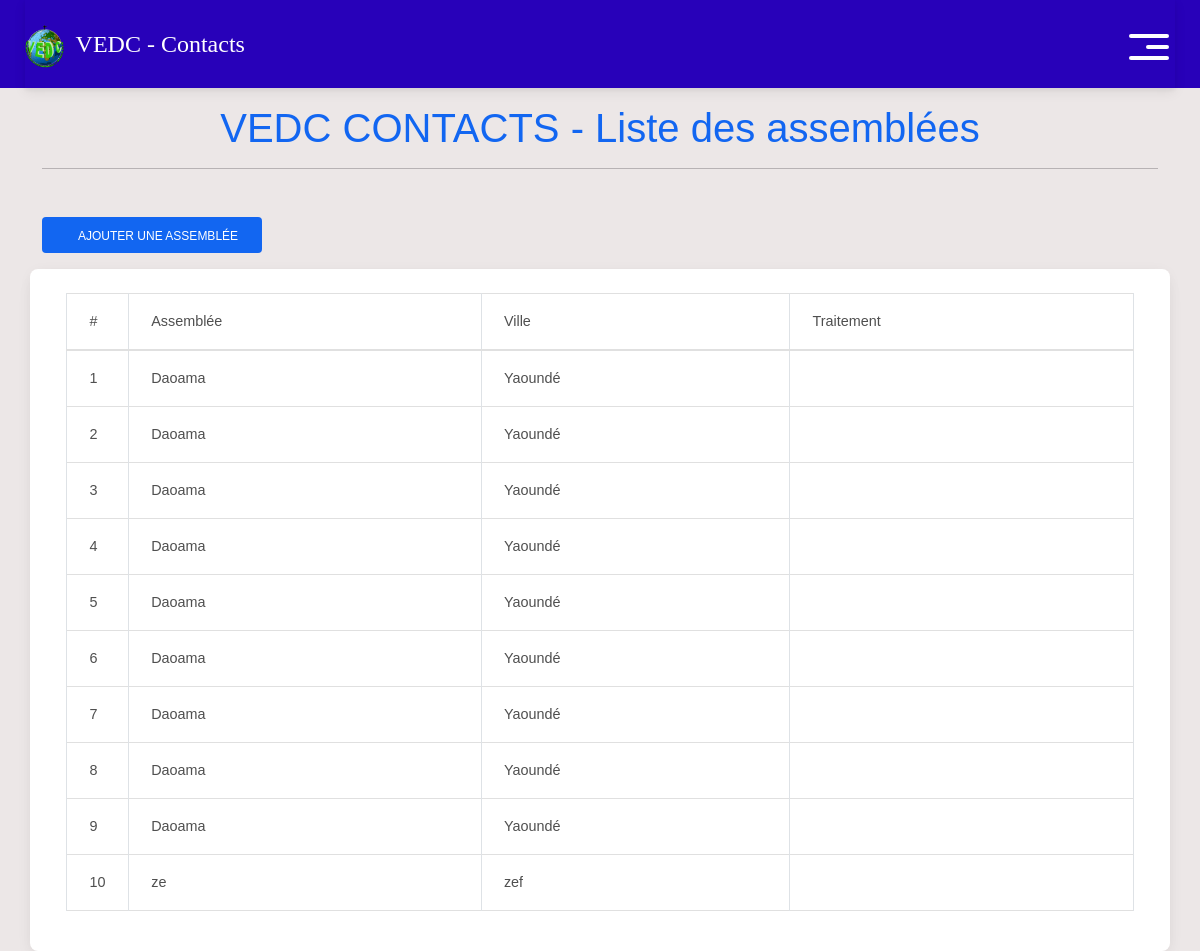
Before: /gestion_des_assemblee/ (signed in) with the older database file.
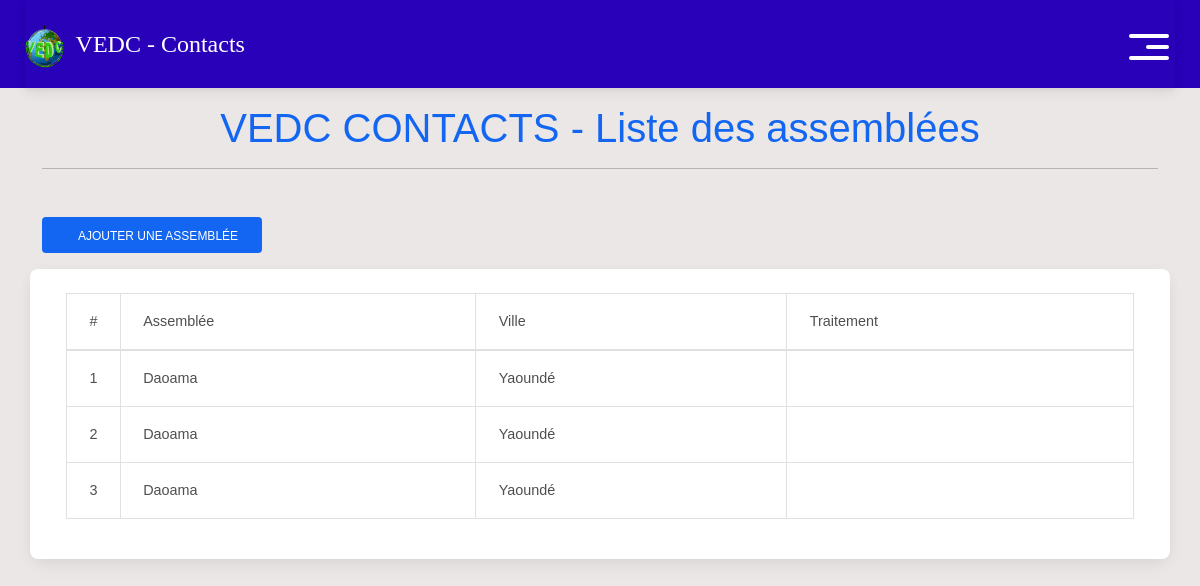
After: the same page with the newer database file.
### main/models.py (models this page shows, shortened)
class Assemblee(models.Model):
    SRVT = 'Serviteur'
    PAST = 'Pasteur'
    DPT = 'Délégué Pastoral'
    DIACRE = 'Diacre'
    ENCADREUR_CHOICE = [
        (SRVT, 'Serviteur'),
        (PAST, 'Pasteur'),
        (DPT, 'Délégué Pastoral'),
        (DIACRE, 'Diacre'),
    ]
    Nom_assemblee = models.CharField(max_length=80)
    Encadreur = models.ForeignKey(User, related_name = 'Encandreur', on_delete=models.SET_NULL, blank = True, null =True)
    Type_encadreur = models.CharField(choices = ENCADREUR_CHOICE, max_length=50, default = SRVT)
    coordonnees_localisation = models.TextField(null = True, blank = True)
    pays = models.CharField( max_length=8)
    ville = models.CharField( max_length=50)
    Quartier = models.CharField(max_length=50, null = True, blank = True)
    CONTINENT_CHOICES = (
        ('Amérique','Amérique'),
        ('Afrique','Afrique'),
        ('Europe','Europe'),
        ('Asie','Asie'),
    )
    Continent = models.CharField (max_length=50, default = 'Afrique', choices = CONTINENT_CHOICES )
    Latitude = models.FloatField(null = True, blank = True)
    Longitude = models.FloatField(null = True,blank = True)
    link = ''

### main/views.py (the view)
# urls.py: path("gestion_des_assemblee/", views.gestion_des_assemblee, name="gestion_des_assemblee"),
@login_required
@is_admin_required
def gestion_des_assemblee(request):
    context = {}
    assemblee = Assemblee.objects.all()
    context['assemblee'] = assemblee
    return render(request, 'gestion_assemblée.html', context)

### templates/gestion_assemblée.html (shortened to what this page needs)
{% extends 'base.html' %}
{% block content %}
<div class="container">
    <div class="row">
        <div class="col-12 my-3">
            <h1 class="text-center text-primary"> VEDC CONTACTS - Liste des assemblées</h1>
            <hr>
        </div>
    </div>
    <div class="row">
        <div class="">
            <a href="{% url 'assemnble_add' %}" class="btn btn-primary  my-3"> <i class="fa fa-plus-circle" aria-hidden="true"></i> Ajouter une assemblée</a>
        </div>
    </div>
    <div class="row">
        <div class="table-responsive card">
            <div class="card-body">
                <table id="studenttable" class="table table-bordered table-hover" data-page-length='100'>
                    <thead class="thead-light">
                      <tr>
                          <td width="5%">#</td>
                          <td>Assemblée</td>
                          <td>Ville</td>
                          <td> Traitement</td>
                      </tr>
                    </thead>
                    <tbody>
                      {% for item in assemblee %}
                              <div class="div">
                                  <tr data-href="{% url 'assemblee_details' item.id %}">
                                    <td>{{forloop.counter}}</td>
                                    <td>{{item.Nom_assemblee}}</td>
                                    <td>{{item.ville}}</td>
                                    <td>
                                        <a href="{% url 'delete_assemble' item.id %}">
                                            <i class="fa fa-trash" aria-hidden="true"></i>
                                        </a>
                                        <a href="{% url 'update_assemble' item.id %}" class="ml-3">
                                            <i class="fa fa-pen" aria-hidden="true" ></i>
                                        </a>
                                    </td>
                                  </tr>
                              </div>
                          {% endfor %}
                    </tbody>
                </table>
            </div>
        </div>
    </div>
</div>
{% endblock content %}

### templates/base.html (shortened to what this page needs)
<!DOCTYPE html>
{% load static %}
<html>
  <head>
    <link rel="stylesheet" type="text/css" href=" {% static 'css/bootstrap.css' %} " />
    <link rel="stylesheet" type="text/css" href=" {% static 'css/mdb.min.css' %}">
    <link rel="stylesheet" href="{% static 'datatables/datatables.min.css' %}">
    <link  rel="stylesheet"  href="{% static 'css/style.css' %}"/>
    <link rel="stylesheet" href="{% static 'fontAwesone/css/all.min.css' %}" />
  </head>
  <body>
    <div class="hero_area">
      <header class="header_section">
        <div class="container-fluid">
          <nav class="navbar navbar-expand-lg custom_nav-container">
            <a class="navbar-brand" href="#">
              <span>
                <img src="{% static 'img/logo2-vedc.png' %}" alt="">
                VEDC - Contacts
              </span>
            </a>
            <div class="navbar-collapse" id="">
              <div class="custom_menu-btn">
                <button onclick="openNav()">
                  <span class="s-1"> </span>
                  <span class="s-2"> </span>
                  <span class="s-3"> </span>
                </button>
              </div>
            </div>
          </nav>
        </div>
      </header>
    </div>
  {% block content %}{% endblock content %}
  </body>
</html>

### static/css/style.css (style rules this page uses)
body { font-family: "Raleway", sans-serif; color: #1b161d; background-color: #a5a1a1; }
.hero_area { background-color: #2801b9; background-repeat: no-repeat; background-size: cover; }
.header_section .container-fluid { padding-right: 25px; padding-left: 25px; }
.custom_menu-btn { z-index: 9; position: absolute; right: 0; top: 14px; }
.custom_menu-btn button { margin-top: 12px; outline: none; border: none; background-color: transparent; }
.custom_menu-btn button span { display: block; width: 40px; height: 4px; background-color: #fff; margin: 7px 0; transition: all 0.3s; border-radius: 5px; }
.custom_menu-btn .s-2 { width: 23px; margin-left: auto; }
.custom_menu-btn .s-2 { transition: all 0.1s; }
a, a:hover, a:focus { text-decoration: none; }
.btn, .btn:focus { outline: none !important; box-shadow: none; }
.navbar-brand { display: flex; align-items: center; }
.navbar-brand img { width: 40px; margin-right: 5px; }
.navbar-brand span { font-family: "Righteous", cursive; font-size: 24px; font-weight: 500; color: #fefeff; margin-top: 5px; }
.custom_nav-container { z-index: 99999; padding: 15px 0; }

### templates/base.html (style rules this page uses)
body { font-family: "arial", sans-serif; color: #1b161d; background-color: #e5ddddb1; }
.hero_area { background-color: #2801b9; background-repeat: no-repeat; background-size: cover; }
.header_section .container-fluid { padding-right: 25px; padding-left: 25px; }
.custom_menu-btn { z-index: 9; position: absolute; right: 0; top: 14px; }
.custom_menu-btn button { margin-top: 12px; outline: none; border: none; background-color: transparent; }
.custom_menu-btn button span { display: block; width: 40px; height: 4px; background-color: #fff; margin: 7px 0; transition: all 0.3s; border-radius: 5px; }
.custom_menu-btn .s-2 { width: 23px; margin-left: auto; }
.custom_menu-btn .s-2 { transition: all 0.1s; }
a, a:hover, a:focus { text-decoration: none; }
.btn, .btn:focus { outline: none !important; box-shadow: none; }
.navbar-brand { display: flex; align-items: center; }
.navbar-brand img { width: 40px; margin-right: 5px; }
.navbar-brand span { font-size: 24px; font-weight: 500; color: #fefeff; margin-top: 5px; }
.custom_nav-container { z-index: 99999; padding: 15px 0; }
* { font-family: arial; }

Changed rows visible on the page:
removed Assemblee: Nom_assemblee "Daoama", ville "Yaoundé"
removed Assemblee: Nom_assemblee "Daoama", ville "Yaoundé"
removed Assemblee: Nom_assemblee "Daoama", ville "Yaoundé"
removed Assemblee: Nom_assemblee "Daoama", ville "Yaoundé"
removed Assemblee: Nom_assemblee "Daoama", ville "Yaoundé"
removed Assemblee: Nom_assemblee "Daoama", ville "Yaoundé"
removed Assemblee: Nom_assemblee "ze", ville "zef"
